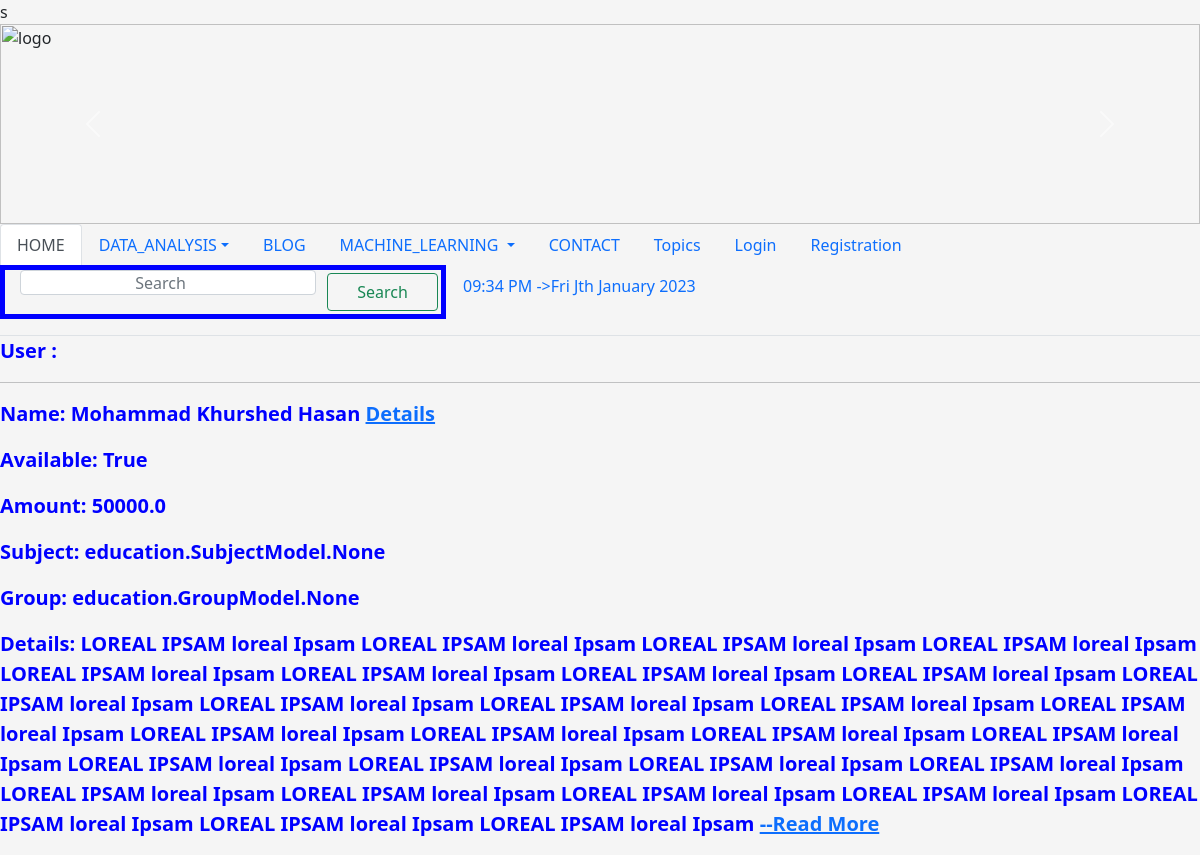
/education/search/, run on the app's committed database.
### education/models.py (models this page shows, shortened)
class RecordModel(models.Model):
    Category=(('Teacher','Teacher'),('Student','Student'))
    Medium=(('Bangla','Bangla'),('English','English'),('Spanish','Spanish'),('Hindi','Hindi'),('Arabic','Arabic'))
    user=models.OneToOneField(User,on_delete=models.CASCADE,blank=True,null=True)
    name=models.CharField(max_length=50)
    slug=models.CharField(max_length=50, default=name)
    staff_id=models.IntegerField()
    email=models.EmailField()
    address=models.TextField()
    amount=models.FloatField()
    available=models.BooleanField()
    category=models.CharField(max_length=100, choices=Category)
    medium=MultiSelectField(choices=Medium,max_choices=3,default='Bangla')
    created_at=models.DateTimeField(default=now)
    image=models.ImageField(upload_to='images')
    subject=models.ManyToManyField(SubjectModel,related_name='subject_set')
    group=models.ManyToManyField(GroupModel,related_name='group_set')
    likes=models.ManyToManyField(User,related_name='record_likes')
    views=models.ManyToManyField(User,related_name='record_views')
    objects=models.Manager()
    objects=RecordManager()
    items=RecordManager()

### education/views.py (the view)
# urls.py: path('search/',search,name='search'),
def search (request):
    query=request.POST.get('search',' ')
    if query :
        queryset=(Q(name__icontains=query))|(Q(address__icontains=query))|(Q(medium__icontains=query))|(Q(category__icontains=query))|(Q(subject__name__icontains=query))|(Q(group__name__icontains=query))
        results=RecordModel.objects.filter(queryset).distinct()
    else:
        results=[]
    context={'result':results}
    return render(request, 'education/search.html',context)

### Rest_Api/context_processors.py (called while the page is built)
def topicComment(request):
    TOPIC=Topic.objects.order_by('date_added')
    return   {'TOPIC': TOPIC }

### templates/education/search.html (shortened to what this page needs)
{% extends 'common_code/base.html' %}
{% load static %}
{% load crispy_forms_tags %}
{% block content %}
<p> User  : {% if user.id %} {{user}} & ID : {{user.id}} & Email : {{user.email}}  {% endif %}</p>
{% for p in result %}
<hr>
<p> Name: {{p.name}} <a href="/education/post_details/{{p.id}}" >Details </a>   </p>
<p> Available: {{p.available}}  </p>
<p> Amount: {{p.amount}}  </p>
<p> Subject: {{p.subject}}  </p>
<p> Group: {{p.group}}  </p>
<p> Details: {{p.address}} <a href="/education/post_details/{{p.id}}" >--Read More </a>   </p>
 {% endfor %}
{% endblock content %}

### static/css/style1.css (style rules this page uses)
body { background-color: whitesmoke; }
p { color:blue; font-weight: 800; font-size: 20; }

### data on the page
RecordModel: name "Mohammad Khurshed Hasan", available "True", amount "50000.0", subject "education.SubjectModel.None", group "education.GroupModel.None", address "LOREAL IPSAM loreal Ipsam LOREAL IPSAM loreal Ipsam LOREAL IPSAM loreal Ipsam LOREAL IPSAM loreal Ipsam LOREAL IPSAM loreal Ipsam LOREAL IPSAM loreal Ipsam LOREAL IPSAM loreal Ipsam LOREAL IPSAM loreal Ipsam LOREAL IPSAM loreal Ipsam LOREAL IPSAM loreal Ipsam LOREAL IPSAM loreal Ipsam LOREAL IPSAM loreal Ipsam LOREAL IPSAM loreal Ipsam LOREAL IPSAM loreal Ipsam LOREAL IPSAM loreal Ipsam LOREAL IPSAM loreal Ipsam LOREAL IPSAM loreal Ipsam LOREAL IPSAM loreal Ipsam LOREAL IPSAM loreal Ipsam LOREAL IPSAM loreal Ipsam LOREAL IPSAM loreal Ipsam LOREAL IPSAM loreal Ipsam LOREAL IPSAM loreal Ipsam LOREAL IPSAM loreal Ipsam LOREAL IPSAM loreal Ipsam LOREAL IPSAM loreal Ipsam LOREAL IPSAM loreal…"
